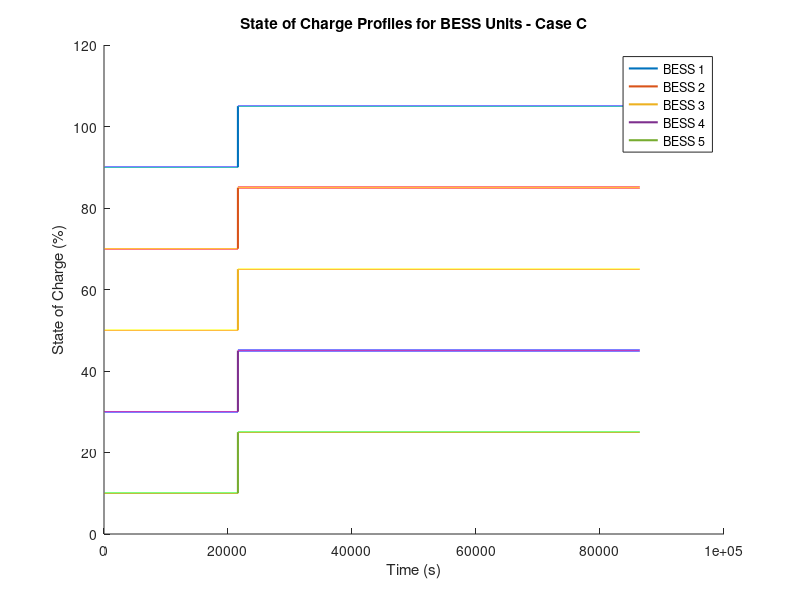

This chart was generated by the following MATLAB code:
% Constants
total_time = 24 * 3600; % Total time in seconds (one day)
time_interval = 1; % Time interval in seconds
vertical_increase = 15; % Vertical increase in SOC (%)
vertical_time = 6 * 3600; % Vertical increase period in seconds (6 hours)
bess_count = 5; % Number of BESS units
initial_soc = [90, 70, 50, 30, 10]; % Initial SOC for each BESS unit

% Initialize SOC for each BESS
soc_profiles = zeros(total_time, bess_count);

% Simulate SOC profiles for each BESS
for i = 1:bess_count
    soc = initial_soc(i); % Initial SOC for the current BESS unit
    
    % Constant initial period
    soc_profiles(1:vertical_time, i) = soc;
    
    % Vertical increase period
    vertical_steps = vertical_time / time_interval;
    for t = 1:vertical_steps
        soc_profiles(t, i) = soc;
    end
    
    % Constant final period
    soc_profiles(vertical_steps+1:end, i) = soc + vertical_increase;
end

% Plot SOC profiles for each BESS unit on the same graph
figure;
hold on;
for i = 1:bess_count
    plot(1:total_time, soc_profiles(:, i), 'LineWidth', 1.5);
end
hold off;
xlabel('Time (s)');
ylabel('State of Charge (%)');
title('State of Charge Profiles for BESS Units - Case C');
legend('BESS 1', 'BESS 2', 'BESS 3', 'BESS 4', 'BESS 5', 'Location', 'best');
